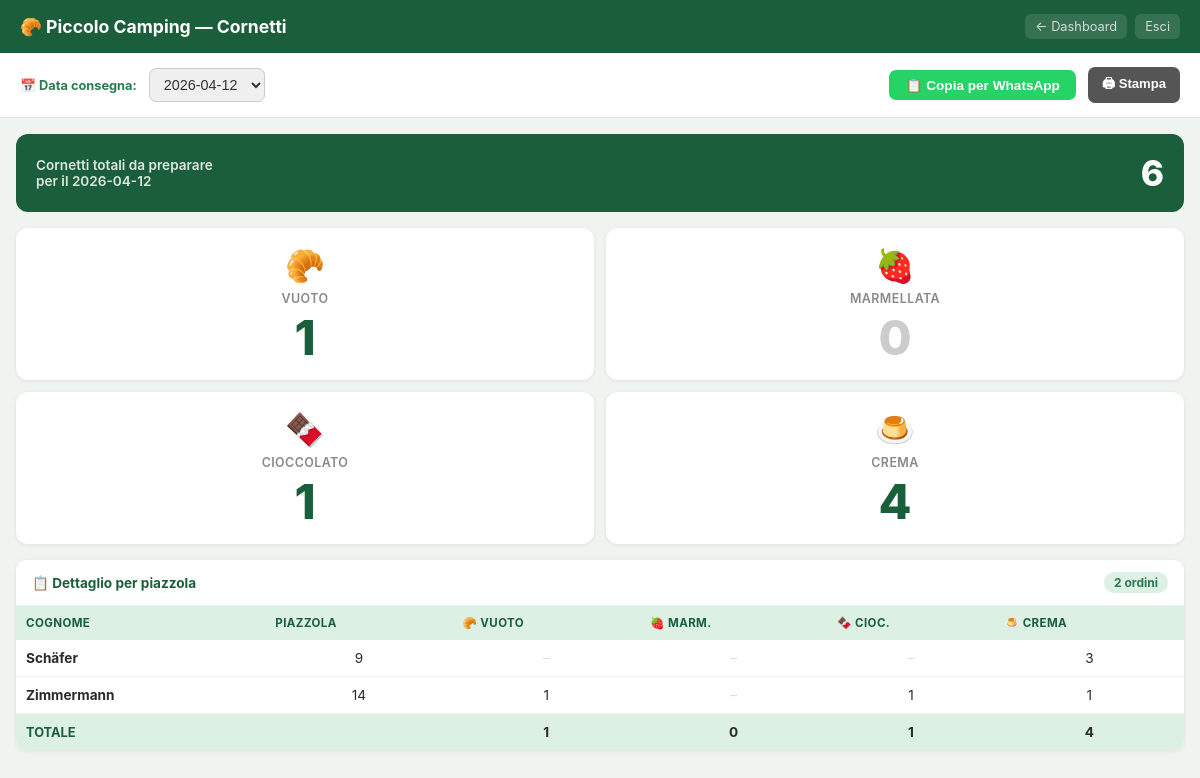
Page /manager/cornetti (signed in) on the committed database.
### tables this page shows
CREATE TABLE orders (
            id                  INTEGER PRIMARY KEY AUTOINCREMENT,
            created_at          TEXT    DEFAULT (datetime('now','localtime')),
            delivery_date       TEXT    NOT NULL,
            customer_name       TEXT    NOT NULL,
            pitch_number        TEXT    NOT NULL,
            francesino          INTEGER DEFAULT 0,
            grano_duro          INTEGER DEFAULT 0,
            multicereale        INTEGER DEFAULT 0,
            cornetto_vuoto      INTEGER DEFAULT 0,
            cornetto_marmellata INTEGER DEFAULT 0,
            cornetto_cioccolato INTEGER DEFAULT 0,
            cornetto_crema      INTEGER DEFAULT 0,
            total_amount        REAL    DEFAULT 0
        );

### app.py (the view)
@app.route('/manager/cornetti')
def manager_cornetti():
    if not session.get('mgr'):
        return redirect(url_for('manager_login'))
    today = datetime.now().strftime('%Y-%m-%d')
    with get_db() as conn:
        dates = conn.execute(
            'SELECT DISTINCT delivery_date FROM orders ORDER BY delivery_date DESC'
        ).fetchall()
        sel = request.args.get('date') or (dates[0]['delivery_date'] if dates else today)
        orders = conn.execute(
            'SELECT * FROM orders WHERE delivery_date=? ORDER BY created_at',
            (sel,)).fetchall()
    cornetti_keys = ['cornetto_vuoto', 'cornetto_marmellata', 'cornetto_cioccolato', 'cornetto_crema']
    totals = {k: sum(o[k] for o in orders) for k in cornetti_keys}
    grand  = sum(totals.values())
    return render_template('cornetti.html',
                           orders=orders, dates=dates,
                           selected_date=sel,
                           totals=totals,
                           grand_total=grand)

### app.py (called while the page is built)
def get_db():
    conn = sqlite3.connect(DB_PATH)
    conn.row_factory = sqlite3.Row
    return conn

### templates/cornetti.html (shortened to what this page needs)
<!DOCTYPE html>
<html lang="it">
<head>
</head>
<body>
<div class="hdr">
  <h1>🥐 Piccolo Camping — Cornetti</h1>
  <div class="hdr-links">
    <a href="/manager/dashboard">← Dashboard</a>
    <a href="/manager/logout">Esci</a>
  </div>
</div>
<div class="date-bar no-print">
  <label>📅 Data consegna:</label>
  <form method="GET" action="/manager/cornetti"
        style="display:inline-flex;gap:8px;align-items:center">
    <select name="date" onchange="this.form.submit()">
      {% for d in dates %}
      <option value="{{ d['delivery_date'] }}"
        {% if d['delivery_date'] == selected_date %}selected{% endif %}>
        {{ d['delivery_date'] }}
      </option>
      {% endfor %}
    </select>
  </form>
  <button class="copy-btn" id="btn_copia" onclick="copiaOrdine()">
    📋 Copia per WhatsApp
  </button>
  <button class="print-btn no-print" onclick="window.print()">🖨 Stampa</button>
</div>
<div class="grand-banner">
  <h2>Cornetti totali da preparare<br>per il {{ selected_date }}</h2>
  <span>{{ grand_total }}</span>
</div>
<div class="cards">
  <div class="card {% if totals.cornetto_vuoto == 0 %}card-zero{% endif %}">
    <div class="card-icon">🥐</div>
    <div class="card-name">Vuoto</div>
    <div class="card-qty">{{ totals.cornetto_vuoto }}</div>
  </div>
  <div class="card {% if totals.cornetto_marmellata == 0 %}card-zero{% endif %}">
    <div class="card-icon">🍓</div>
    <div class="card-name">Marmellata</div>
    <div class="card-qty">{{ totals.cornetto_marmellata }}</div>
  </div>
  <div class="card {% if totals.cornetto_cioccolato == 0 %}card-zero{% endif %}">
    <div class="card-icon">🍫</div>
    <div class="card-name">Cioccolato</div>
    <div class="card-qty">{{ totals.cornetto_cioccolato }}</div>
  </div>
  <div class="card {% if totals.cornetto_crema == 0 %}card-zero{% endif %}">
    <div class="card-icon">🍮</div>
    <div class="card-name">Crema</div>
    <div class="card-qty">{{ totals.cornetto_crema }}</div>
  </div>
</div>
<div class="table-wrap">
  <div class="table-title">
    <span>📋 Dettaglio per piazzola</span>
    <span class="badge">{{ orders|length }} ordini</span>
  </div>
  {% if orders %}
  <div style="overflow-x:auto">
  <table>
    <thead>
      <tr>
        <th>Cognome</th>
        <th>Piazzola</th>
        <th title="Cornetto vuoto">🥐 Vuoto</th>
        <th title="Cornetto marmellata">🍓 Marm.</th>
        <th title="Cornetto cioccolato">🍫 Cioc.</th>
        <th title="Cornetto crema">🍮 Crema</th>
      </tr>
    </thead>
    <tbody>
      {% for o in orders %}
      {% set row_total = o['cornetto_vuoto'] + o['cornetto_marmellata'] + o['cornetto_cioccolato'] + o['cornetto_crema'] %}
      {% if row_total > 0 %}
      <tr>
        <td><strong>{{ o['customer_name'] }}</strong></td>
        <td class="td-num">{{ o['pitch_number'] }}</td>
        <td class="td-num {% if not o['cornetto_vuoto'] %}td-zero{% endif %}">
          {{ o['cornetto_vuoto'] if o['cornetto_vuoto'] else '–' }}
        </td>
        <td class="td-num {% if not o['cornetto_marmellata'] %}td-zero{% endif %}">
          {{ o['cornetto_marmellata'] if o['cornetto_marmellata'] else '–' }}
        </td>
        <td class="td-num {% if not o['cornetto_cioccolato'] %}td-zero{% endif %}">
          {{ o['cornetto_cioccolato'] if o['cornetto_cioccolato'] else '–' }}
        </td>
        <td class="td-num {% if not o['cornetto_crema'] %}td-zero{% endif %}">
          {{ o['cornetto_crema'] if o['cornetto_crema'] else '–' }}
        </td>
      </tr>
      {% endif %}
      {% endfor %}
      <tr class="totals-row">
        <td colspan="2" style="color:var(--green);font-size:.8rem">TOTALE</td>
        <td class="td-num">{{ totals.cornetto_vuoto }}</td>
        <td class="td-num">{{ totals.cornetto_marmellata }}</td>
        <td class="td-num">{{ totals.cornetto_cioccolato }}</td>
        <td class="td-num">{{ totals.cornetto_crema }}</td>
      </tr>
    </tbody>
  </table>
  </div>
  {% else %}
  <div class="empty-msg">
    📭 Nessun ordine con cornetti per il {{ selected_date }}
  </div>
  {% endif %}
</div>
</body>
</html>

### templates/cornetti.html (style rules this page uses)
:root { --green:#1B5E3B;--green2:#2A7A52;--gold:#C8880A; --cream:#FDFAF4;--lightg:#DCF0E4 }
* { box-sizing:border-box;margin:0;padding:0 }
body { font-family:-apple-system,BlinkMacSystemFont,'Segoe UI',sans-serif; background:#f0f4f0;color:#2a2a2a;padding:0 0 40px }
.hdr { background:var(--green);color:#fff;padding:14px 20px; display:flex;align-items:center;justify-content:space-between; box-shadow:0 2px 6px rgba(0,0,0,.2);gap:12px;flex-wrap:wrap }
.hdr h1 { font-size:1.1rem }
.hdr-links { display:flex;gap:8px }
.hdr a { color:#fff;font-size:.8rem;opacity:.8;text-decoration:none; background:rgba(255,255,255,.15);padding:5px 10px;border-radius:6px; white-space:nowrap }
.date-bar { background:#fff;padding:14px 20px;border-bottom:1px solid #dde; display:flex;align-items:center;gap:12px;flex-wrap:wrap }
.date-bar label { font-size:.8rem;font-weight:700;color:var(--green2) }
.date-bar select { padding:7px 10px;border:1.5px solid #ccc;border-radius:7px; font-size:.9rem;color:#333;cursor:pointer }
.copy-btn { margin-left:auto;background:#25D366;color:#fff;padding:7px 16px; border:none;border-radius:7px;font-size:.85rem;font-weight:600; cursor:pointer;white-space:nowrap;transition:background .2s }
.print-btn { background:#555;color:#fff;padding:7px 14px;border:none; border-radius:7px;font-size:.82rem;font-weight:600;cursor:pointer }
.grand-banner { margin:16px 16px 0;background:var(--green);color:#fff; border-radius:12px;padding:18px 20px; display:flex;align-items:center;justify-content:space-between }
.grand-banner h2 { font-size:.85rem;opacity:.85;font-weight:600 }
.grand-banner span { font-size:2.2rem;font-weight:800 }
.cards { display:grid;grid-template-columns:repeat(2,1fr);gap:12px; padding:16px }
.card { background:#fff;border-radius:12px;padding:18px 16px; box-shadow:0 1px 4px rgba(0,0,0,.08);text-align:center }
.card-icon { font-size:2rem;margin-bottom:6px }
.card-name { font-size:.78rem;color:#888;font-weight:600; text-transform:uppercase;letter-spacing:.4px;margin-bottom:8px }
.card-qty { font-size:3rem;font-weight:800;color:var(--green);line-height:1 }
.card-zero .card-qty { color:#ccc }
.table-wrap { margin:0 16px;background:#fff;border-radius:10px;overflow:hidden; box-shadow:0 1px 4px rgba(0,0,0,.08) }
.table-title { padding:12px 16px;font-size:.85rem;font-weight:700; color:var(--green);border-bottom:1px solid #eee; display:flex;justify-content:space-between;align-items:center }
.badge { background:var(--lightg);color:var(--green2); font-size:.75rem;padding:3px 10px;border-radius:20px }
table { width:100%;border-collapse:collapse;font-size:.85rem }
thead tr { background:var(--lightg) }
th { padding:10px 10px;text-align:left;font-size:.72rem;color:var(--green); font-weight:700;text-transform:uppercase;letter-spacing:.4px;white-space:nowrap }
td { padding:10px 10px;border-bottom:1px solid #f4f4f4 }
tr:last-child td { border-bottom:none }
.td-num { text-align:center }
.td-zero { color:#ddd }
.totals-row td { background:var(--lightg);font-weight:700 }

### rows in the picture
orders: customer_name "Schäfer", pitch_number "9", cornetto_vuoto "–", cornetto_marmellata "–", cornetto_cioccolato "–", cornetto_crema "3"
orders: customer_name "Zimmermann", pitch_number "14", cornetto_vuoto "1", cornetto_marmellata "–", cornetto_cioccolato "1", cornetto_crema "1"

### other values in the picture
{{ selected_date }} "2026-04-12"
{{ grand_total }} "6"
{{ totals.cornetto_vuoto }} "1"
{{ totals.cornetto_marmellata }} "0"
{{ totals.cornetto_cioccolato }} "1"
{{ totals.cornetto_crema }} "4"
{{ orders|length }} "2"
form field date "2026-04-12"
